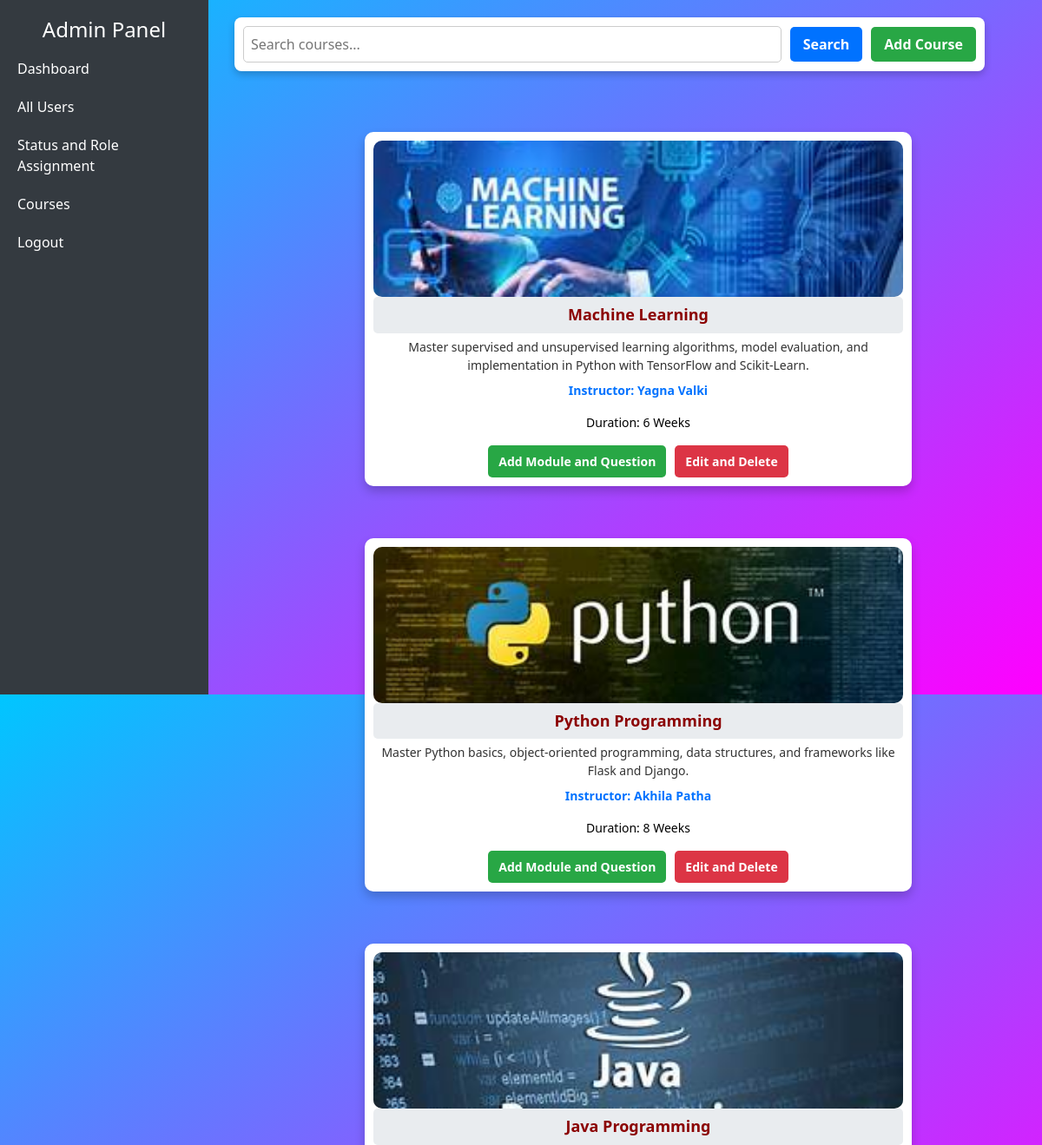
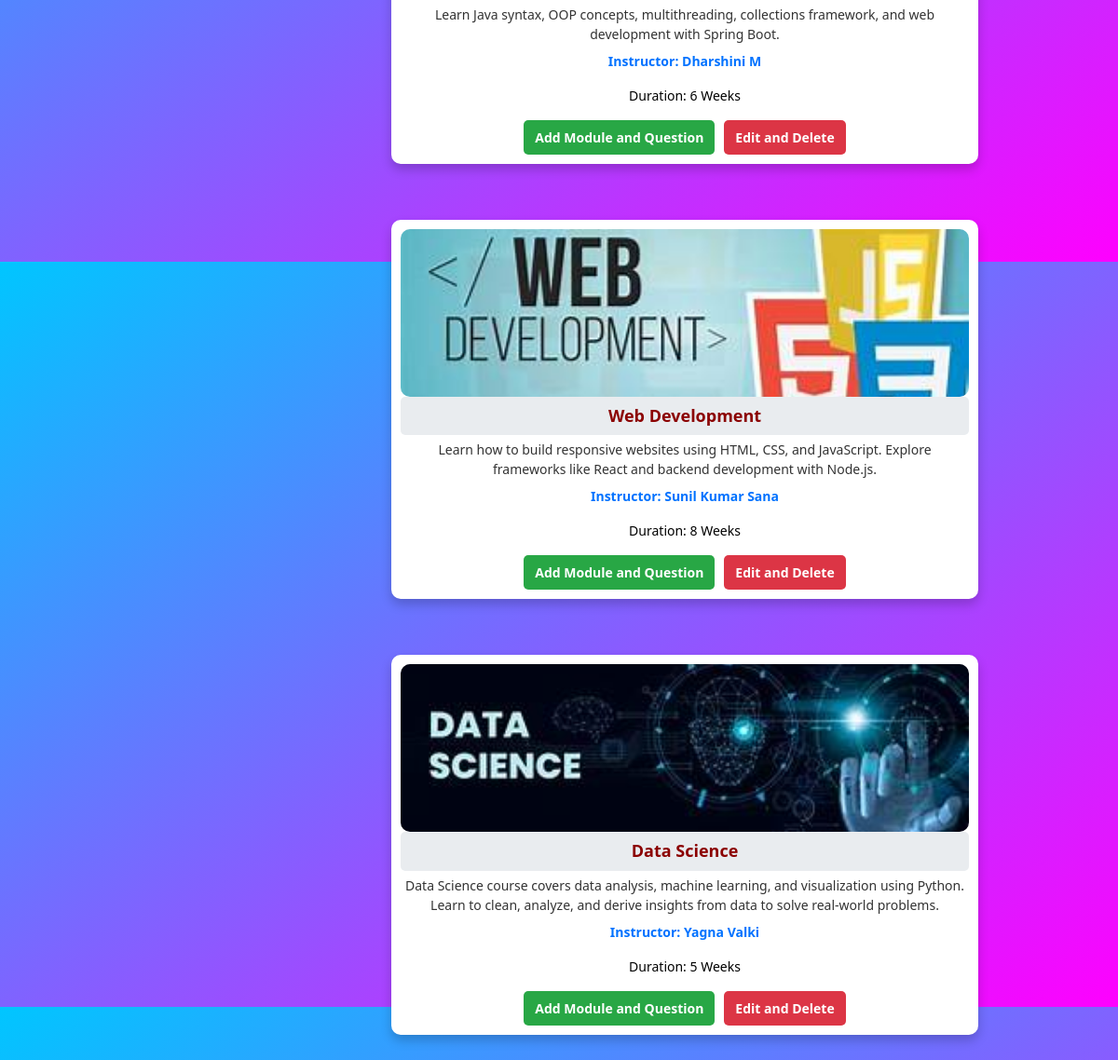
Screenshot of /courses with the database file from the repository (2 pictures, top to bottom).
### tables this page shows
CREATE TABLE courses (
                  id INTEGER PRIMARY KEY AUTOINCREMENT,
                  title TEXT NOT NULL,
                  description TEXT,
                  duration INTEGER NOT NULL,
                  instructor_id INTEGER NOT NULL,
                  start_date TEXT NOT NULL,
                  end_date TEXT NOT NULL, image_path TEXT, video_path TEXT);

CREATE TABLE users (
    id INTEGER PRIMARY KEY,
    name TEXT,
    email TEXT UNIQUE,
    password TEXT,
    role TEXT DEFAULT 'user',  -- Default value set
    is_verified INTEGER DEFAULT 0,
    approval_status TEXT DEFAULT 'pending'
);

### app.py (the view)
@app.route('/courses')
def courses():
    search_query = request.args.get('search', '').strip()
    courses = get_courses()
    if search_query:
        courses = [course for course in courses if search_query.lower() in course[1].lower()]
    return render_template('courses.html', courses=courses, search_query=search_query)

### app.py (called while the page is built)
@app.before_request
def session_management():
    if 'user' in session:
        if 'last_activity' in session:
            elapsed_time = time.time() - session['last_activity']
            if elapsed_time > SESSION_TIMEOUT:
                session.clear()
                flash("Your session has expired due to inactivity. Please log in again.", "error")
                return redirect(url_for('login'))
        session['last_activity'] = time.time()

def get_courses():
    conn = sqlite3.connect('upskill_vision.db')
    cur = conn.cursor()
    cur.execute("""
        SELECT c.id, c.title, c.description, c.duration, u.name, c.image_path
        FROM courses c
        LEFT JOIN users u ON c.instructor_id = u.id
    """)
    courses = cur.fetchall()
    conn.close()
    return courses

### templates/courses.html (shortened to what this page needs)
<!DOCTYPE html>
<html>
<head>
    <link href="https://cdn.jsdelivr.net/npm/bootstrap@5.3.0/dist/css/bootstrap.min.css" rel="stylesheet">
    <link rel="stylesheet" href="{{ url_for('static', filename='css/adminstyles.css') }}">
</head>
<body>
    <div class="sidebar">
        <h4 class="text-center text-white">Admin Panel</h4>
        <a href="{{ url_for('admin_dashboard') }}">Dashboard</a>
        <a href="{{ url_for('all_users') }}">All Users</a>
        <a href="{{ url_for('admin_users') }}">Status and Role Assignment</a>
        <a href="{{ url_for('courses') }}">Courses</a>
        <a href="{{ url_for('admin_logout') }}">Logout</a>
    </div>
    <div class="main-container">
        <form class="search-container" method="GET" action="{{ url_for('courses') }}">
            <input type="text" class="search-input" name="search" placeholder="Search courses..." value="{{ search_query }}">
            <button type="submit" class="search-btn">Search</button>
            <a href="{{ url_for('add_course') }}" class="add-course-btn">Add Course</a>
        </form>
        <main class="main-content">
            <div class="courses-grid">
                {% for course in courses %}
                    {% if search_query.lower() in course[1].lower() %}
                    <div class="course-card" id="course-{{ course[0] }}">
                        <img src="{{ course[5] if course[5] else '/static/default.jpg' }}" alt="Course Image" class="course-image">
                        <div class="course-content">
                            <h3 class="course-title">{{ course[1] }}</h3>
                            <p class="course-description">{{ course[2] }}</p>
                            <p class="course-instructor">Instructor: {{ course[4] }}</p>
                            <p class="course-duration">Duration: {{ course[3] }} Weeks</p>
                            <div class="button-group">
                                <button class="edit-btn" onclick="window.location.href='/add_module/{{ course[0] }}'">
                                    Add Module and Question
                                </button>
                                <button class="delete-btn" onclick="window.location.href='/edit_course/{{ course[0] }}'">
                                    Edit and Delete
                                </button>
                            </div>
                        </div>
                    </div>
                    {% endif %}
                {% endfor %}
            </div>
        </main>
    </div>
</body>
</html>

### static/css/adminstyles.css (style rules this page uses)
* { margin: 0; padding: 0; box-sizing: border-box; font-family: 'Segoe UI', 'Roboto', sans-serif; }
body { background-color: #6a3de8; background: linear-gradient(to bottom right, #00c6ff, #ff00ff); height: 100vh; }
.sidebar { width: 240px; height: 100vh; position: fixed; left: 0; top: 0; background: #343a40; color: white; padding-top: 20px; }
.sidebar a { display: block; color: white; padding: 10px 20px; text-decoration: none; }
h3 { padding: 10px; margin: 0; background: #e9ecef; border-radius: 5px; }
.main-content { margin-left: 270px; padding: 20px; }

### templates/courses.html (style rules this page uses)
body { background-color: #6a3de8; background: linear-gradient(to bottom right, #00c6ff, #ff00ff); height: 100vh; }
.main-container { margin-left: 100px; padding: 20px; margin-right:100px; }
.courses-grid { display: grid; grid-template-columns: repeat(auto-fit, minmax(300px, 1fr)); gap: 60px; margin-top: 20px; padding: 10px; }
.course-card { border-radius: 10px; box-shadow: 0px 6px 12px rgba(0, 0, 0, 0.2); transition: transform 0.2s; background: #fff; padding: 10px; text-align: center; }
.course-image { width: 100%; height: 180px; border-radius: 10px; object-fit: cover; }
.course-title { font-size: 18px; font-weight: bold; color: #8b0000; margin-bottom: 5px; }
.course-description { font-size: 14px; color: #333; margin-bottom: 8px; }
.course-instructor { font-size: 14px; font-weight: bold; color: #0072ff; }
.course-duration { font-size: 14px; color: #000; margin-top: 5px; }
.button-group { margin-top: 10px; display: flex; justify-content: center; gap: 10px; }
.edit-btn, .delete-btn { border: none; padding: 8px 12px; border-radius: 5px; cursor: pointer; font-weight: bold; font-size: 14px; }
.edit-btn { background-color: #28a745; color: white; }
.delete-btn { background-color: #dc3545; color: white; }
.search-container { display: flex; justify-content: space-between; align-items: center; background: white; padding: 10px; border-radius: 8px; box-shadow: 0px 4px 8px rgba(0, 0, 0, 0.2); margin-bottom: 20px; width: 90%; margin-left: 150px; margin-right: auto; }
.search-input { flex-grow: 1; padding: 8px; border: 1px solid #ccc; border-radius: 5px; font-size: 16px; }
.search-btn, .add-course-btn { padding: 8px 15px; border: none; border-radius: 5px; font-size: 16px; cursor: pointer; text-decoration: none; font-weight: bold; }
.search-btn { background-color: #0072ff; color: white; margin-left: 10px; }
.add-course-btn { background-color: #28a745; color: white; margin-left: 10px; }

### rows the page displays
courses: image_path (picture), title "Machine Learning", description "Master supervised and unsupervised learning algorithms, model evaluation, and implementation in Python with TensorFlow and Scikit-Learn.", name "Yagna Valki", duration "6"
courses: image_path (picture), title "Python Programming", description "Master Python basics, object-oriented programming, data structures, and frameworks like Flask and Django.", name "Akhila Patha", duration "8"
courses: image_path (picture), title "Java Programming", description "Learn Java syntax, OOP concepts, multithreading, collections framework, and web development with Spring Boot.", name "Dharshini M", duration "6"
courses: image_path (picture), title "Web Development", description "Learn how to build responsive websites using HTML, CSS, and JavaScript. Explore frameworks like React and backend development with Node.js.", name "Sunil Kumar Sana", duration "8"
courses: image_path (picture), title "Data Science", description "Data Science course covers data analysis, machine learning, and visualization using Python. Learn to clean, analyze, and derive insights from data to solve real-world problems.", name "Yagna Valki", duration "5"
